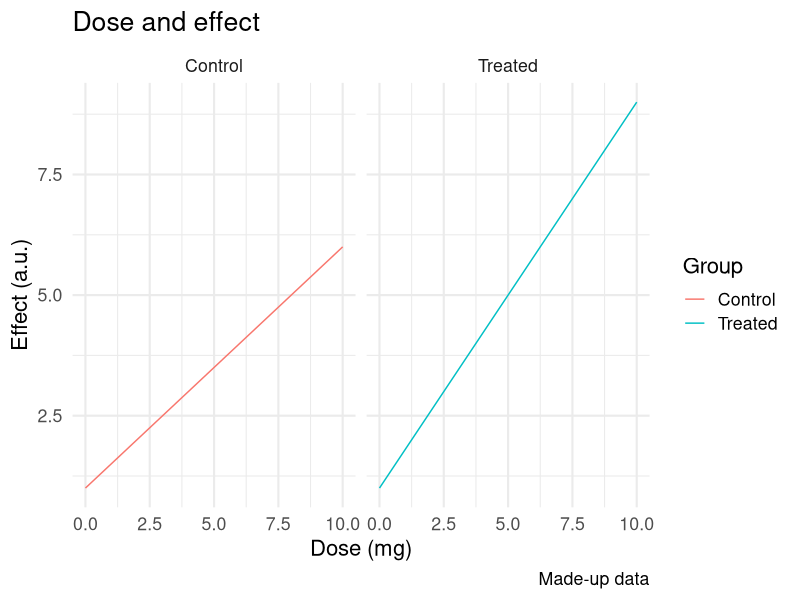

This chart was generated by the following R code:
library(ggplot2)

df <- data.frame(
  dose = rep(seq(0, 10, length.out = 12), 2),
  effect = c(seq(1, 6, length.out = 12), seq(1, 9, length.out = 12)),
  group = rep(c("Control", "Treated"), each = 12)
)
p <- ggplot(df, aes(dose, effect, colour = group)) +
  geom_line() +
  labs(title = "Dose and effect", x = "Dose (mg)", y = "Effect (a.u.)", colour = "Group") +
  labs(caption = "Made-up data") +
  facet_wrap(~group) +
  theme_minimal(base_size = 16)

ggsave("cap.png", p, width = 8, height = 6, dpi = 300)
